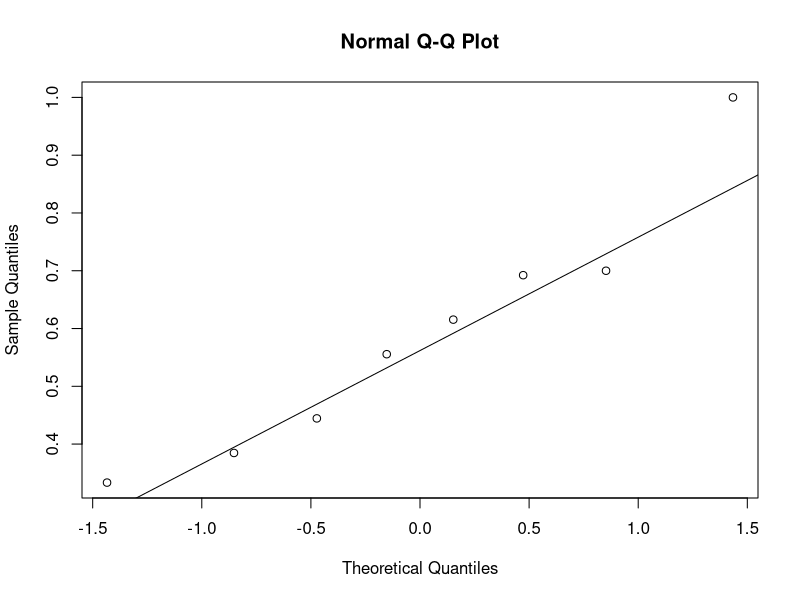
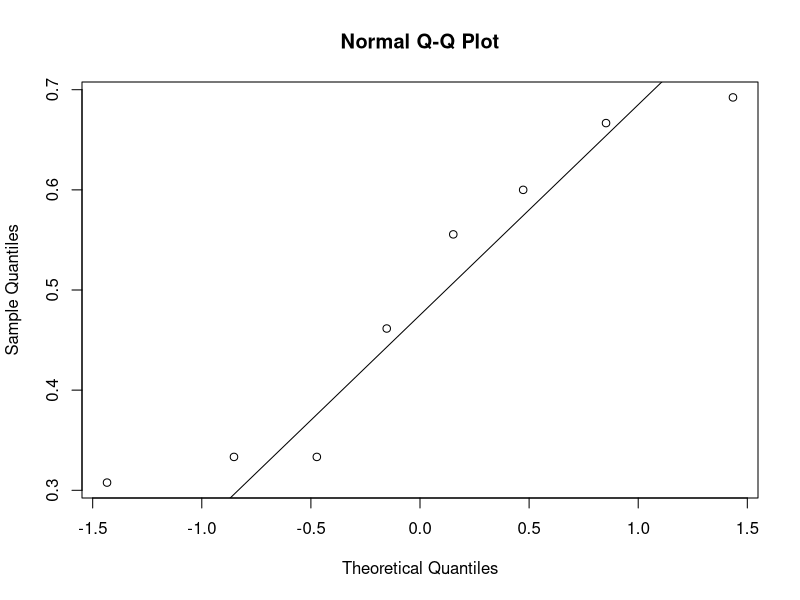
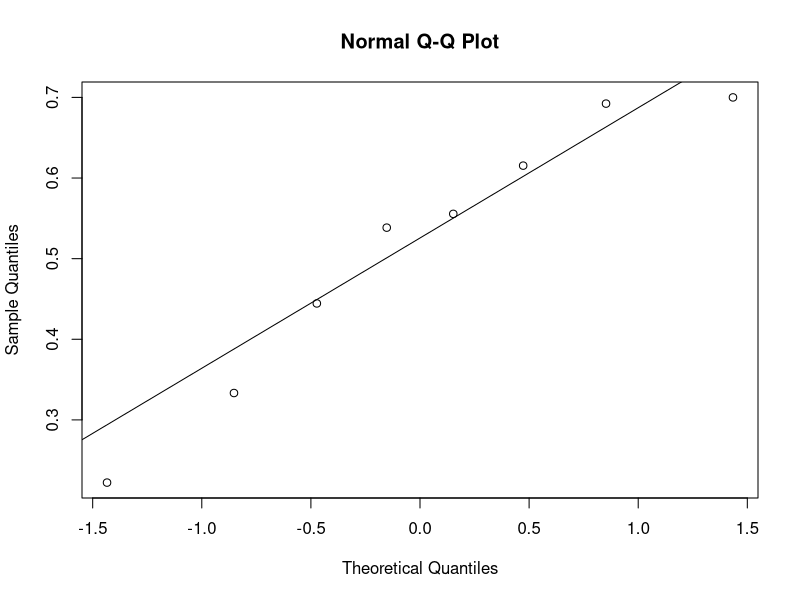
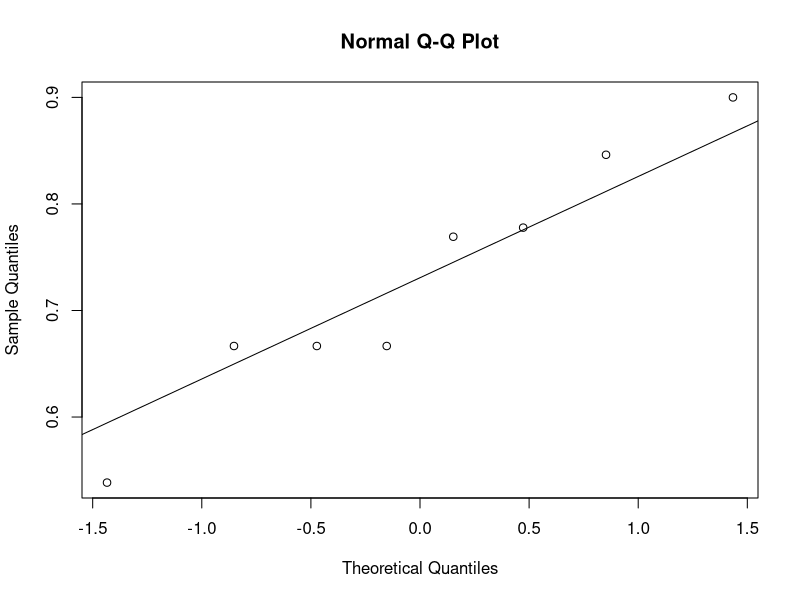
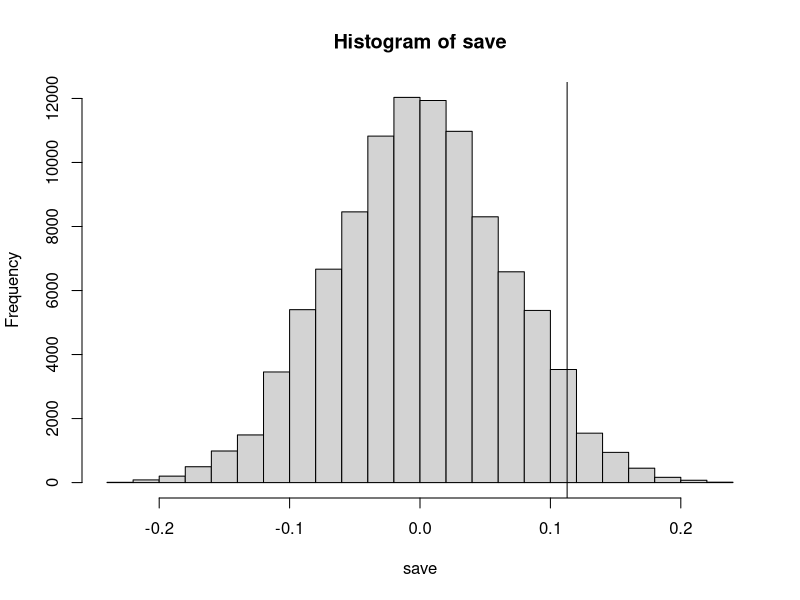
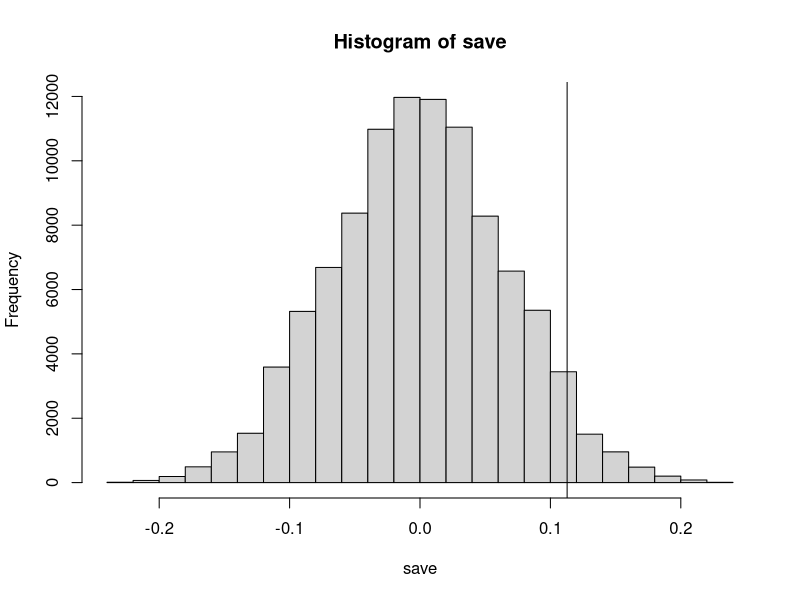
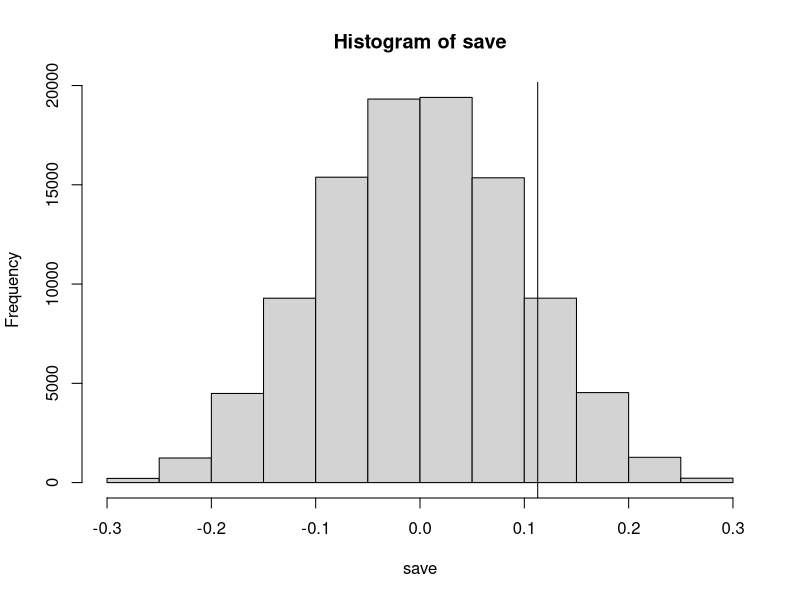
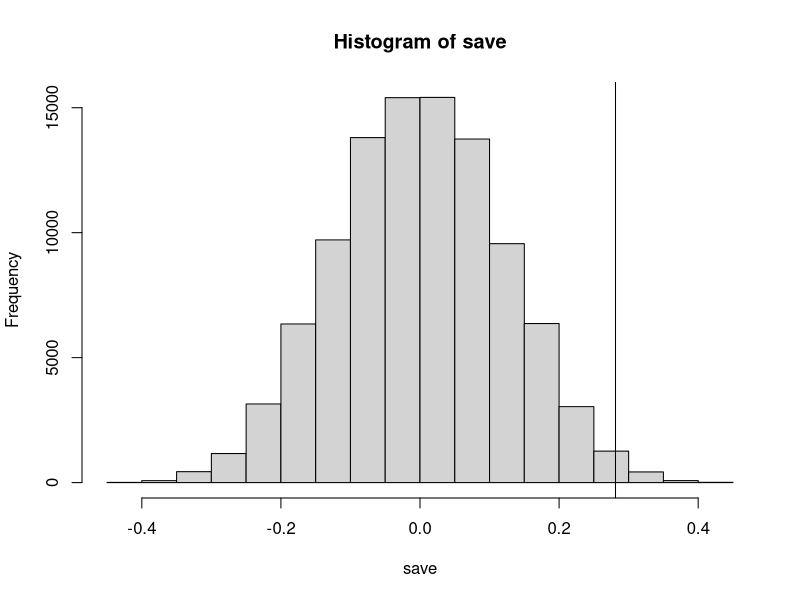

Reproduce these figures in R, in order.
setwd("/Users/nikolaj/Desktop/GIT/Stat_project/data")
X_class = read.csv2('accuracy_of_models_class_3.csv', sep = ',')

X_class$Base1 <- as.numeric(X_class$Base1)
X_class$Base2 <- as.numeric(X_class$Base2)
X_class$Base3 <- as.numeric(X_class$Base3)

X_class$Log1 <- as.numeric(X_class$Log1)
X_class$Log2 <- as.numeric(X_class$Log2)
X_class$Log3 <- as.numeric(X_class$Log3)

X_class$Rand1 <- as.numeric(X_class$Rand1)
X_class$Rand2 <- as.numeric(X_class$Rand2)
X_class$Rand3 <- as.numeric(X_class$Rand3)

X = read.csv2("accuracy_of_models.csv", sep = ",")

X$Base1 <- as.numeric(X$Base1)
X$Base2 <- as.numeric(X$Base2)
X$Base3 <- as.numeric(X$Base3)

X$Log1 <- as.numeric(X$Log1)
X$Log2 <- as.numeric(X$Log2)
X$Log3 <- as.numeric(X$Log3)

X$Rand1 <- as.numeric(X$Rand1)
X$Rand2 <- as.numeric(X$Rand2)
X$Rand3 <- as.numeric(X$Rand3)


qqnorm(X$Log1)
qqline(X$Log1)
qqnorm(X$Log2)
qqline(X$Log2)
qqnorm(X$Log3)
qqline(X$Log3)
qqnorm(X$Rand1)
qqline(X$Rand1)

# base 1

#t.test(X_class$Log1,X$Log1)

tobs <- mean(X_class$Base1) - mean(X$Base1)

n = 100000

save = numeric(n)

for (i in 1:n) {
index = sample(16, replace = FALSE)
z = c(X_class$Base1, X$Base1)
z_perm = z[index]
save[i] = mean(z_perm[9:16]) - mean(z_perm[1:8])
}
hist(save)
abline(v = tobs)

t0 <- sum(tobs < save)/n
p_val <- 2*t0
p_val # significant

# base 2
tobs <- mean(X_class$Base2) - mean(X$Base2)

n = 100000

save = numeric(n)

for (i in 1:n) {
index = sample(16, replace = FALSE)
z = c(X_class$Base2, X$Base2)
z_perm = z[index]
save[i] = mean(z_perm[9:16]) - mean(z_perm[1:8])
}
hist(save)
abline(v = tobs)

t0 <- sum(tobs < save)/n
p_val <- 2*t0
p_val # significant


# base 3

tobs <- mean(X_class$Base3) - mean(X$Base3)

n = 100000

save = numeric(n)

for (i in 1:n) {
index = sample(16, replace = FALSE)
z = c(X_class$Log3, X$Log3)
z_perm = z[index]
save[i] = mean(z_perm[9:16]) - mean(z_perm[1:8])
}
hist(save)
abline(v = tobs)

t0 <- sum(tobs < save)/n
p_val <- 2*t0
p_val # significant


####################################################

# log 1

#t.test(X_class$Log1,X$Log1)

tobs <- mean(X_class$Log1) - mean(X$Log1)

n = 100000

save = numeric(n)

for (i in 1:n) {
index = sample(16, replace = FALSE)
z = c(X_class$Log1, X$Log1)
z_perm = z[index]
save[i] = mean(z_perm[9:16]) - mean(z_perm[1:8])
}
hist(save)
abline(v = tobs)

t0 <- sum(tobs < save)/n
p_val <- 2*t0
p_val # significant

# log 2
tobs <- mean(X_class$Log2) - mean(X$Log2)

n = 100000

save = numeric(n)

for (i in 1:n) {
index = sample(16, replace = FALSE)
z = c(X_class$Log2, X$Log2)
z_perm = z[index]
save[i] = mean(z_perm[9:16]) - mean(z_perm[1:8])
}
hist(save)
abline(v = tobs)

t0 <- sum(tobs < save)/n
p_val <- 2*t0
p_val # significant


# log 3

tobs <- mean(X_class$Log3) - mean(X$Log3)

n = 100000

save = numeric(n)

for (i in 1:n) {
index = sample(16, replace = FALSE)
z = c(X_class$Log3, X$Log3)
z_perm = z[index]
save[i] = mean(z_perm[9:16]) - mean(z_perm[1:8])
}
hist(save)
abline(v = tobs)

t0 <- sum(tobs < save)/n
p_val <- 2*t0
p_val # significant

##########################

# foresst 1

tobs <- mean(X_class$Rand1) - mean(X$Rand1)

n = 100000

save = numeric(n)

for (i in 1:n) {
index = sample(16, replace = FALSE)
z = c(X_class$Rand1, X$Rand1)
z_perm = z[index]
save[i] = mean(z_perm[9:16]) - mean(z_perm[1:8])
}
hist(save)
abline(v = tobs)

t0 <- sum(tobs < save)/n
p_val <- 2*t0
p_val # significant

# foresst 2

tobs <- mean(X_class$Rand2) - mean(X$Rand2)

n = 100000

save = numeric(n)

for (i in 1:n) {
index = sample(16, replace = FALSE)
z = c(X_class$Rand2, X$Rand2)
z_perm = z[index]
save[i] = mean(z_perm[9:16]) - mean(z_perm[1:8])
}
hist(save)
abline(v = tobs)

t0 <- sum(tobs < save)/n
p_val <- 2*t0
p_val # significant


# foresst 3

tobs <- mean(X_class$Rand3) - mean(X$Rand3)

n = 100000

save = numeric(n)

for (i in 1:n) {
index = sample(16, replace = FALSE)
z = c(X_class$Rand3, X$Rand3)
z_perm = z[index]
save[i] = mean(z_perm[9:16]) - mean(z_perm[1:8])
}
hist(save)
abline(v = tobs)

t0 <- sum(tobs < save)/n
p_val <- 2*t0
p_val # significant

